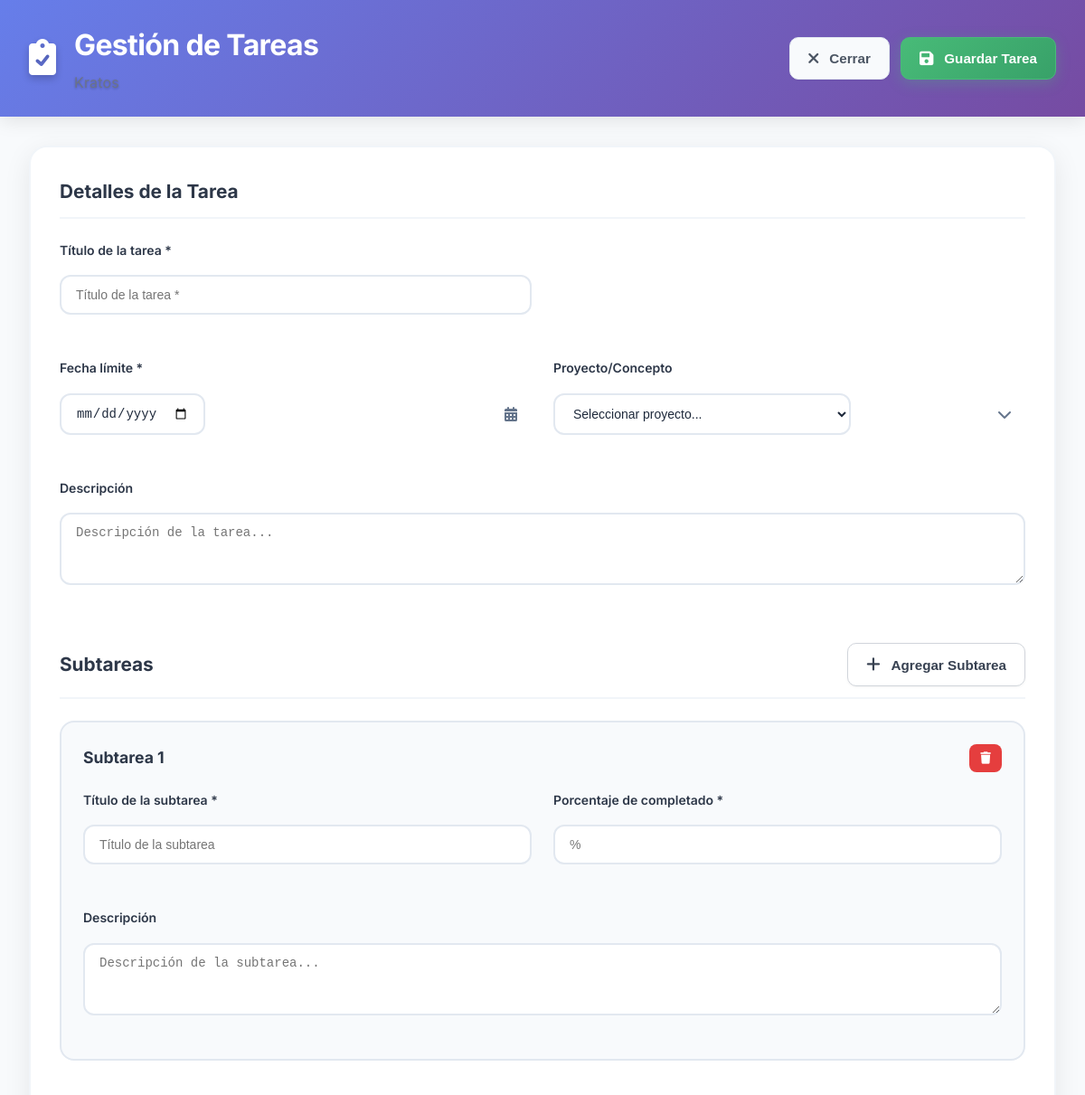
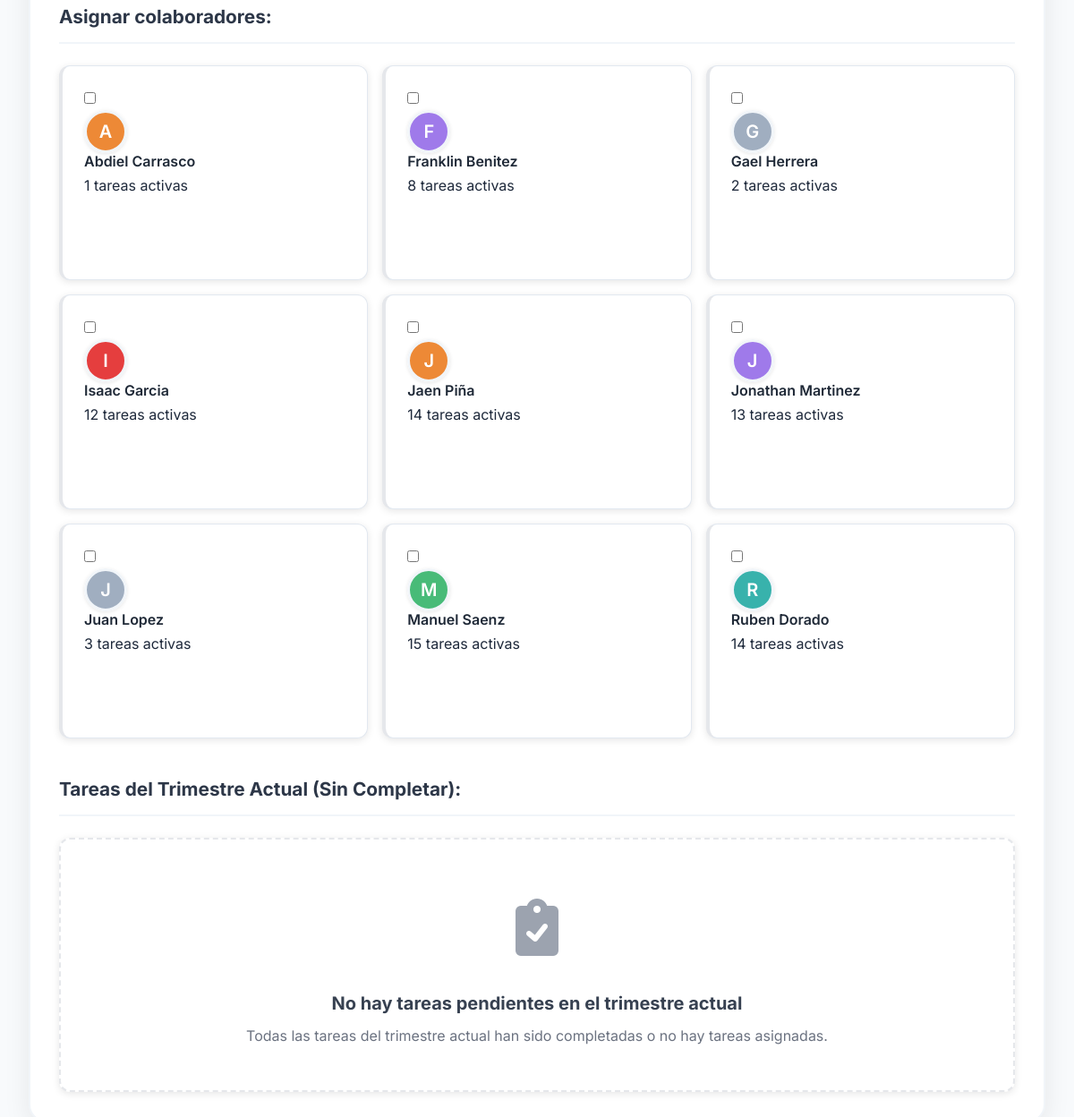
The app's page /public/?route=clan_leader/tasks&action=create (signed in) with its own data (2 pictures, top to bottom).
### tables this page shows
CREATE TABLE `Clans` (
  `clan_id` int NOT NULL,
  `clan_name` varchar(100) NOT NULL,
  `clan_departamento` varchar(100) NOT NULL,
  `created_at` timestamp NULL DEFAULT CURRENT_TIMESTAMP
);

CREATE TABLE `Users` (
  `user_id` int NOT NULL,
  `username` varchar(100) NOT NULL,
  `password_hash` varchar(255) NOT NULL,
  `email` varchar(100) DEFAULT NULL,
  `full_name` varchar(100) DEFAULT NULL,
  `is_active` tinyint(1) DEFAULT '1',
  `last_login` timestamp NULL DEFAULT NULL,
  `created_at` timestamp NULL DEFAULT CURRENT_TIMESTAMP
);

### app/models/User.php (called while the page is built, shortened)
<?php
class User {
    private $db;
    public function __construct() {
        $this->db = Database::getConnection();
    }
    public function findById($id) {
        try {
            $stmt = $this->db->prepare("
                SELECT user_id, username, email, full_name, is_active, last_login, created_at
                FROM Users
                WHERE user_id = ? AND is_active = 1
            ");
            $stmt->execute([$id]);
            return $stmt->fetch();
        } catch (PDOException $e) {
            error_log("Error al buscar usuario por ID: " . $e->getMessage());
            return false;
        }
    }
    public function getUserClan($userId) {
        try {
            $stmt = $this->db->prepare("
                SELECT
                    c.clan_id,
                    c.clan_name,
                    c.clan_departamento
                FROM Clans c
                JOIN Clan_Members cm ON c.clan_id = cm.clan_id
                WHERE cm.user_id = ?
                LIMIT 1
            ");
            $stmt->execute([$userId]);
            return $stmt->fetch();
        } catch (PDOException $e) {
            error_log("Error al obtener clan del usuario: " . $e->getMessage());
            return false;
        }
    }
}

### config/database.php (called while the page is built, shortened)
<?php
class Database {
    private static $connection = null;
    public static function getConnection() {
        if (self::$connection === null) {
            try {
                $dsn = "mysql:host=" . DB_HOST . ";dbname=" . DB_NAME . ";charset=utf8mb4";
                $options = [
                    PDO::ATTR_ERRMODE => PDO::ERRMODE_EXCEPTION,
                    PDO::ATTR_DEFAULT_FETCH_MODE => PDO::FETCH_ASSOC,
                    PDO::ATTR_EMULATE_PREPARES => false,
                ];
                self::$connection = new PDO($dsn, DB_USERNAME, DB_PASSWORD, $options);
            } catch (PDOException $e) {
                die('Error de conexión a la base de datos: ' . $e->getMessage());
            }
        }
        return self::$connection;
    }
}

### app/models/Auth.php (called while the page is built, shortened)
<?php
class Auth {
    private $userModel;
    public function __construct() {
        $this->userModel = new User();
    }
    public function isLoggedIn() {
        return isset($_SESSION['user_id']) && !empty($_SESSION['user_id']);
    }
    public function getCurrentUser() {
        return $this->userModel->findById($_SESSION['user_id']);
    }
}

### app/models/Clan.php (called while the page is built, shortened)
<?php
class Clan {
    private $db;
    public function __construct() {
        $this->db = Database::getConnection();
    }
    public function getMembers($clanId) {
        try {
            $stmt = $this->db->prepare("
                SELECT
                    u.user_id,
                    u.username,
                    u.full_name,
                    u.email,
                    u.is_active,
                    u.last_login,
                    r.role_name
                FROM Clan_Members cm
                JOIN Users u ON cm.user_id = u.user_id
                LEFT JOIN User_Roles ur ON u.user_id = ur.user_id
                LEFT JOIN Roles r ON ur.role_id = r.role_id
                WHERE cm.clan_id = ?
                ORDER BY u.full_name
            ");
            $stmt->execute([$clanId]);
            return $stmt->fetchAll();
        } catch (PDOException $e) {
            error_log("Error al obtener miembros: " . $e->getMessage());
            return [];
        }
    }
}

### app/views/clan_leader/task_management.php (the view, shortened to what this page needs)
<?php
function getMemberColor($userId) {
    $colors = ['#667eea', '#48bb78', '#ed8936', '#e53e3e', '#9f7aea', '#38b2ac', '#a0aec0', '#f6e05e'];
    return $colors[$userId % count($colors)];
}
function getActiveTasksCount($userId) {
    return rand(1, 15);
}
?>
<div class="task-management-fullscreen">
    <header class="task-management-header">
        <div class="header-content">
            <div class="header-left">
                <div class="task-icon">
                    <i class="fas fa-clipboard-check"></i>
                </div>
                <div class="header-text">
                    <h1>Gestión de Tareas</h1>
                    <span class="subtitle"><?php echo htmlspecialchars($clan['clan_name']); ?></span>
                </div>
            </div>
            <div class="header-actions">
                <button class="btn-minimal secondary" onclick="closeTaskManagement()">
                    <i class="fas fa-times"></i>
                    Cerrar
                </button>
                <button class="btn-minimal primary" onclick="saveTask()">
                    <i class="fas fa-save"></i>
                    Guardar Tarea
                </button>
            </div>
        </div>
    </header>
    <div class="task-management-content">
        <div class="task-form-container">
            <div class="task-main-form">
                <div class="form-section">
                    <h3>Detalles de la Tarea</h3>
                    <div class="form-row">
                        <div class="form-group">
                            <label for="task_title">Título de la tarea *</label>
                            <input type="text" id="task_title" name="task_title" placeholder="Título de la tarea *" required>
                        </div>
                    </div>
                    <div class="form-row">
                        <div class="form-group">
                            <label for="task_due_date">Fecha límite *</label>
                            <div class="date-input-wrapper">
                                <input type="date" id="task_due_date" name="task_due_date" required>
                                <i class="fas fa-calendar-alt"></i>
                            </div>
                        </div>
                        <div class="form-group">
                            <label for="task_project">Proyecto/Concepto</label>
                            <div class="select-wrapper">
                                <select id="task_project" name="task_project">
                                    <option value="">Seleccionar proyecto...</option>
                                </select>
                                <i class="fas fa-chevron-down"></i>
                            </div>
                        </div>
                    </div>
                    <div class="form-row">
                        <div class="form-group full-width">
                            <label for="task_description">Descripción</label>
                            <textarea id="task_description" name="task_description" rows="3" placeholder="Descripción de la tarea..."></textarea>
                        </div>
                    </div>
                </div>
                <div class="form-section">
                    <div class="section-header">
                        <h3>Subtareas</h3>
                        <button class="btn-minimal small" onclick="addSubtask()">
                            <i class="fas fa-plus"></i>
                            Agregar Subtarea
                        </button>
                    </div>
                    <div id="subtasks-container">
                    </div>
                </div>
                <div class="form-section">
                    <h3>Asignar colaboradores:</h3>
                    <div class="collaborators-grid">
                        <?php foreach ($members as $member): ?>
                            <div class="collaborator-card" data-user-id="<?php echo $member['user_id']; ?>">
                                <div class="collaborator-checkbox">
                                    <input type="checkbox"
                                           id="member_<?php echo $member['user_id']; ?>"
                                           name="assigned_members[]"
                                           value="<?php echo $member['user_id']; ?>">
                                </div>
                                <div class="collaborator-avatar">
                                    <div class="avatar-initial" style="background-color: <?php echo getMemberColor($member['user_id']); ?>">
                                        <?php echo strtoupper(substr($member['full_name'], 0, 1)); ?>
                                    </div>
                                </div>
                                <div class="collaborator-info">
                                    <div class="collaborator-name"><?php echo htmlspecialchars($member['full_name']); ?></div>
                                    <div class="collaborator-tasks">
                                        <span class="active-tasks"><?php echo getActiveTasksCount($member['user_id']); ?> tareas activas</span>
                                    </div>
                                </div>
                            </div>
                        <?php endforeach; ?>
                    </div>
                </div>
                <div class="form-section">
                    <h3>Tareas del Trimestre Actual (Sin Completar):</h3>
                    <?php if (!empty($currentQuarterTasks)): ?>
                        <div class="quarter-tasks-container">
                            <div class="quarter-tasks-grid">
                                <?php foreach ($currentQuarterTasks as $task): ?>
                                    <div class="quarter-task-card" data-task-id="<?php echo $task['task_id']; ?>">
                                        <div class="task-header">
                                            <div class="task-priority priority-<?php echo $task['priority']; ?>">
                                                <i class="fas fa-flag"></i>
                                                <?php echo ucfirst($task['priority']); ?>
                                            </div>
                                            <div class="task-status status-<?php echo $task['status']; ?>">
                                                <?php echo ucfirst(str_replace('_', ' ', $task['status'])); ?>
                                            </div>
                                        </div>
                                        <div class="task-content">
                                            <h4 class="task-title"><?php echo htmlspecialchars($task['task_name']); ?></h4>
                                            <p class="task-project">Proyecto: <?php echo htmlspecialchars($task['project_name']); ?></p>
                                            <?php if (!empty($task['description'])): ?>
                                                <p class="task-description"><?php echo htmlspecialchars(substr($task['description'], 0, 100)); ?><?php echo strlen($task['description']) > 100 ? '...' : ''; ?></p>
                                            <?php endif; ?>
                                            <div class="task-meta">
                                                <?php if ($task['due_date']): ?>
                                                    <div class="meta-item">
                                                        <i class="fas fa-calendar-alt"></i>
                                                        <span>Vence: <?php echo date('d/m/Y', strtotime($task['due_date'])); ?></span>
                                                        <?php if ($task['days_until_due'] < 0): ?>
                                                            <span class="overdue">¡Vencida!</span>
                                                        <?php elseif ($task['days_until_due'] <= 3): ?>
                                                            <span class="urgent">¡Pronto!</span>
                                                        <?php endif; ?>
                                                    </div>
                                                <?php endif; ?>
                                                <?php if (!empty($task['all_assigned_users'])): ?>
                                                    <div class="meta-item">
                                                        <i class="fas fa-users"></i>
                                                        <span><?php echo htmlspecialchars($task['all_assigned_users']); ?></span>
                                                    </div>
                                                <?php endif; ?>
                                            </div>
                                            <div class="task-progress">
                                                <div class="progress-bar">
                                                    <div class="progress-fill" style="width: <?php echo $task['completion_percentage']; ?>%"></div>
                                                </div>
                                                <span class="progress-text"><?php echo $task['completion_percentage']; ?>% completado</span>
                                            </div>
                                        </div>
                                    </div>
                                <?php endforeach; ?>
                            </div>
                        </div>
                    <?php else: ?>
                        <div class="no-quarter-tasks">
                            <div class="no-tasks-icon">
                                <i class="fas fa-clipboard-check"></i>
                            </div>
                            <h4>No hay tareas pendientes en el trimestre actual</h4>
                            <p>Todas las tareas del trimestre actual han sido completadas o no hay tareas asignadas.</p>
                        </div>
                    <?php endif; ?>
                </div>
            </div>
        </div>
    </div>
</div>
<template id="subtask-template">
    <div class="subtask-item" data-subtask-index="{index}">
        <div class="subtask-header">
            <div class="subtask-number">Subtarea {number}</div>
            <button type="button" class="btn-remove-subtask" onclick="removeSubtask({index})">
                <i class="fas fa-trash"></i>
            </button>
        </div>
        <div class="subtask-content">
            <div class="form-row">
                <div class="form-group">
                    <label>Título de la subtarea *</label>
                    <input type="text" name="subtasks[{index}][title]" placeholder="Título de la subtarea" required>
                </div>
                <div class="form-group">
                    <label>Porcentaje de completado *</label>
                    <input type="number" name="subtasks[{index}][percentage]" min="1" max="100" placeholder="%" required>
                </div>
            </div>
            <div class="form-row">
                <div class="form-group full-width">
                    <label>Descripción</label>
                    <textarea name="subtasks[{index}][description]" rows="2" placeholder="Descripción de la subtarea..."></textarea>
                </div>
            </div>
        </div>
    </div>
</template>
<?php
require_once __DIR__ . '/../admin/layout.php';
?>

### records on screen
clans: clan_name "Kratos"
users: full_name "A", full_name "Abdiel Carrasco", user_id "1"
users: full_name "F", full_name "Franklin Benitez", user_id "8"
users: full_name "G", full_name "Gael Herrera", user_id "2"
users: full_name "I", full_name "Isaac Garcia", user_id "12"
users: full_name "J", full_name "Jaen Piña", user_id "14"
users: full_name "J", full_name "Jonathan Martinez", user_id "13"
users: full_name "J", full_name "Juan Lopez", user_id "3"
users: full_name "M", full_name "Manuel Saenz", user_id "15"
users: full_name "R", full_name "Ruben Dorado", user_id "14"
